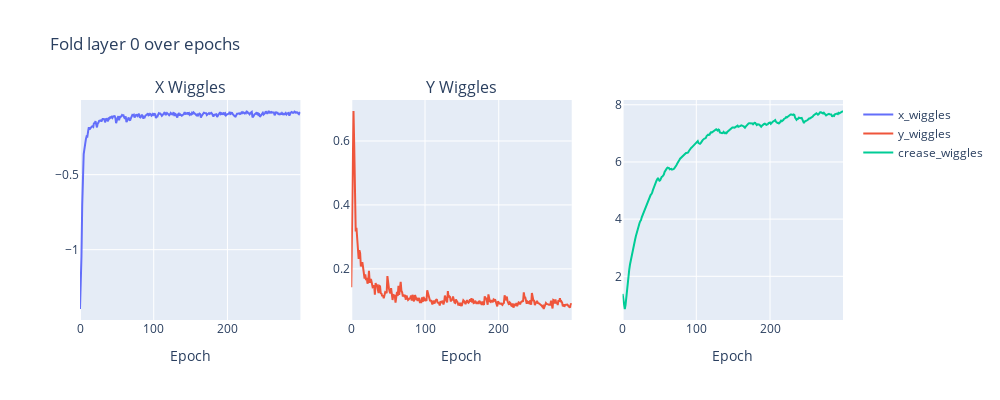
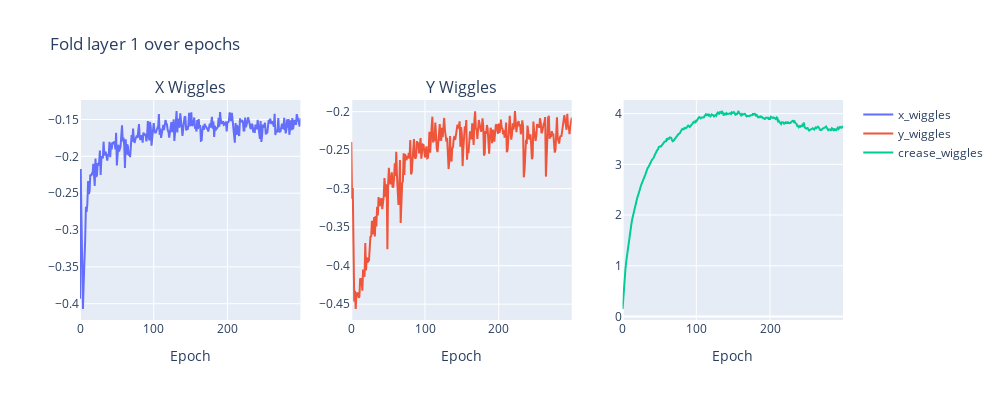

Notebook source saved alongside these figures, in order:
### Code cell
reimport("from vis_helpers import *", globals())
for l in range(layers):
    plot_wiggles(test.get_history("fold"), test.get_history("crease"), layer=l)

### Figure 1 — Plotly figure (JSON) as saved in the notebook; plotly's stock layout.template omitted (floating-point values rounded to 4 significant figures; data arrays with more than 128 entries replaced by an {"elided": "..."} marker saying what was removed)
{"data": [{"mode": "lines", "name": "x_wiggles", "type": "scatter", "xaxis": "x", "y": {"elided": "300 float values"}, "yaxis": "y"}, {"mode": "lines", "name": "y_wiggles", "type": "scatter", "xaxis": "x2", "y": {"elided": "300 float values"}, "yaxis": "y2"}, {"mode": "lines", "name": "crease_wiggles", "type": "scatter", "xaxis": "x3", "y": {"elided": "300 float values"}, "yaxis": "y3"}], "layout": {"annotations": [{"font": {"size": 16}, "showarrow": false, "text": "X Wiggles", "x": 0.1444, "xanchor": "center", "xref": "paper", "y": 1, "yanchor": "bottom", "yref": "paper"}, {"font": {"size": 16}, "showarrow": false, "text": "Y Wiggles", "x": 0.5, "xanchor": "center", "xref": "paper", "y": 1, "yanchor": "bottom", "yref": "paper"}], "height": 400, "title": {"text": "Fold layer 0 over epochs"}, "width": 1000, "xaxis": {"anchor": "y", "domain": [0, 0.2889], "title": {"text": "Epoch"}}, "xaxis2": {"anchor": "y2", "domain": [0.3556, 0.6444], "title": {"text": "Epoch"}}, "xaxis3": {"anchor": "y3", "domain": [0.7111, 1], "title": {"text": "Epoch"}}, "yaxis": {"anchor": "x", "domain": [0, 1]}, "yaxis2": {"anchor": "x2", "domain": [0, 1]}, "yaxis3": {"anchor": "x3", "domain": [0, 1]}}}

### Figure 2 — Plotly figure (JSON) as saved in the notebook; plotly's stock layout.template omitted (floating-point values rounded to 4 significant figures; data arrays with more than 128 entries replaced by an {"elided": "..."} marker saying what was removed)
{"data": [{"mode": "lines", "name": "x_wiggles", "type": "scatter", "xaxis": "x", "y": {"elided": "300 float values"}, "yaxis": "y"}, {"mode": "lines", "name": "y_wiggles", "type": "scatter", "xaxis": "x2", "y": {"elided": "300 float values"}, "yaxis": "y2"}, {"mode": "lines", "name": "crease_wiggles", "type": "scatter", "xaxis": "x3", "y": {"elided": "300 float values"}, "yaxis": "y3"}], "layout": {"annotations": [{"font": {"size": 16}, "showarrow": false, "text": "X Wiggles", "x": 0.1444, "xanchor": "center", "xref": "paper", "y": 1, "yanchor": "bottom", "yref": "paper"}, {"font": {"size": 16}, "showarrow": false, "text": "Y Wiggles", "x": 0.5, "xanchor": "center", "xref": "paper", "y": 1, "yanchor": "bottom", "yref": "paper"}], "height": 400, "title": {"text": "Fold layer 1 over epochs"}, "width": 1000, "xaxis": {"anchor": "y", "domain": [0, 0.2889], "title": {"text": "Epoch"}}, "xaxis2": {"anchor": "y2", "domain": [0.3556, 0.6444], "title": {"text": "Epoch"}}, "xaxis3": {"anchor": "y3", "domain": [0.7111, 1], "title": {"text": "Epoch"}}, "yaxis": {"anchor": "x", "domain": [0, 1]}, "yaxis2": {"anchor": "x2", "domain": [0, 1]}, "yaxis3": {"anchor": "x3", "domain": [0, 1]}}}
